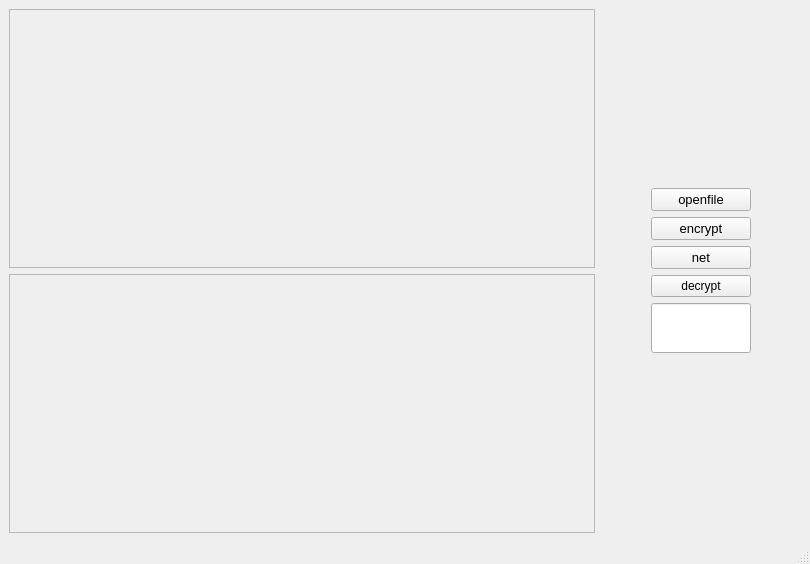
<?xml version="1.0" encoding="UTF-8"?>
<ui version="4.0">
 <class>MainWindow</class>
 <widget class="QMainWindow" name="MainWindow">
  <property name="geometry">
   <rect>
    <x>0</x>
    <y>0</y>
    <width>810</width>
    <height>564</height>
   </rect>
  </property>
  <property name="sizePolicy">
   <sizepolicy hsizetype="Preferred" vsizetype="Preferred">
    <horstretch>0</horstretch>
    <verstretch>0</verstretch>
   </sizepolicy>
  </property>
  <property name="windowTitle">
   <string>MainWindow</string>
  </property>
  <widget class="QWidget" name="centralwidget">
   <layout class="QGridLayout" name="gridLayout_3">
    <item row="0" column="0">
     <layout class="QVBoxLayout" name="verticalLayout_2">
      <item>
       <widget class="QLabel" name="imageLabel">
        <property name="sizePolicy">
         <sizepolicy hsizetype="Ignored" vsizetype="Ignored">
          <horstretch>0</horstretch>
          <verstretch>0</verstretch>
         </sizepolicy>
        </property>
        <property name="layoutDirection">
         <enum>Qt::LeftToRight</enum>
        </property>
        <property name="frameShape">
         <enum>QFrame::StyledPanel</enum>
        </property>
        <property name="text">
         <string/>
        </property>
        <property name="alignment">
         <set>Qt::AlignCenter</set>
        </property>
       </widget>
      </item>
      <item>
       <widget class="QLabel" name="imageLabel_2">
        <property name="sizePolicy">
         <sizepolicy hsizetype="Ignored" vsizetype="Ignored">
          <horstretch>0</horstretch>
          <verstretch>0</verstretch>
         </sizepolicy>
        </property>
        <property name="layoutDirection">
         <enum>Qt::LeftToRight</enum>
        </property>
        <property name="frameShape">
         <enum>QFrame::StyledPanel</enum>
        </property>
        <property name="text">
         <string/>
        </property>
        <property name="alignment">
         <set>Qt::AlignCenter</set>
        </property>
       </widget>
      </item>
     </layout>
    </item>
    <item row="0" column="1">
     <widget class="QWidget" name="widget" native="true">
      <property name="sizePolicy">
       <sizepolicy hsizetype="Preferred" vsizetype="Preferred">
        <horstretch>0</horstretch>
        <verstretch>0</verstretch>
       </sizepolicy>
      </property>
      <property name="maximumSize">
       <size>
        <width>200</width>
        <height>16777215</height>
       </size>
      </property>
      <layout class="QGridLayout" name="gridLayout_2">
       <item row="0" column="0">
        <layout class="QGridLayout" name="gridLayout">
         <property name="sizeConstraint">
          <enum>QLayout::SetMinAndMaxSize</enum>
         </property>
         <property name="bottomMargin">
          <number>0</number>
         </property>
         <property name="horizontalSpacing">
          <number>7</number>
         </property>
         <item row="2" column="0">
          <widget class="QPushButton" name="changeAction">
           <property name="sizePolicy">
            <sizepolicy hsizetype="Maximum" vsizetype="Fixed">
             <horstretch>0</horstretch>
             <verstretch>0</verstretch>
            </sizepolicy>
           </property>
           <property name="maximumSize">
            <size>
             <width>100</width>
             <height>16777215</height>
            </size>
           </property>
           <property name="font">
            <font>
             <family>Arial</family>
             <pointsize>10</pointsize>
            </font>
           </property>
           <property name="text">
            <string>net</string>
           </property>
          </widget>
         </item>
         <item row="4" column="0">
          <widget class="QLineEdit" name="dataEdit">
           <property name="sizePolicy">
            <sizepolicy hsizetype="Maximum" vsizetype="Fixed">
             <horstretch>0</horstretch>
             <verstretch>0</verstretch>
            </sizepolicy>
           </property>
           <property name="minimumSize">
            <size>
             <width>0</width>
             <height>0</height>
            </size>
           </property>
           <property name="maximumSize">
            <size>
             <width>100</width>
             <height>50</height>
            </size>
           </property>
           <property name="font">
            <font>
             <family>Arial</family>
             <pointsize>12</pointsize>
            </font>
           </property>
          </widget>
         </item>
         <item row="0" column="0">
          <widget class="QPushButton" name="openAction">
           <property name="enabled">
            <bool>true</bool>
           </property>
           <property name="sizePolicy">
            <sizepolicy hsizetype="Maximum" vsizetype="Fixed">
             <horstretch>0</horstretch>
             <verstretch>0</verstretch>
            </sizepolicy>
           </property>
           <property name="maximumSize">
            <size>
             <width>100</width>
             <height>16777215</height>
            </size>
           </property>
           <property name="font">
            <font>
             <family>Arial</family>
             <pointsize>10</pointsize>
            </font>
           </property>
           <property name="text">
            <string>openfile</string>
           </property>
          </widget>
         </item>
         <item row="1" column="0">
          <widget class="QPushButton" name="encryptAction">
           <property name="sizePolicy">
            <sizepolicy hsizetype="Maximum" vsizetype="Fixed">
             <horstretch>0</horstretch>
             <verstretch>0</verstretch>
            </sizepolicy>
           </property>
           <property name="maximumSize">
            <size>
             <width>100</width>
             <height>16777215</height>
            </size>
           </property>
           <property name="font">
            <font>
             <family>Arial</family>
             <pointsize>10</pointsize>
            </font>
           </property>
           <property name="text">
            <string>encrypt</string>
           </property>
          </widget>
         </item>
         <item row="3" column="0">
          <widget class="QPushButton" name="decryptAction">
           <property name="text">
            <string>decrypt</string>
           </property>
          </widget>
         </item>
        </layout>
       </item>
      </layout>
     </widget>
    </item>
   </layout>
  </widget>
  <widget class="QStatusBar" name="statusbar"/>
 </widget>
 <resources/>
 <connections/>
</ui>
